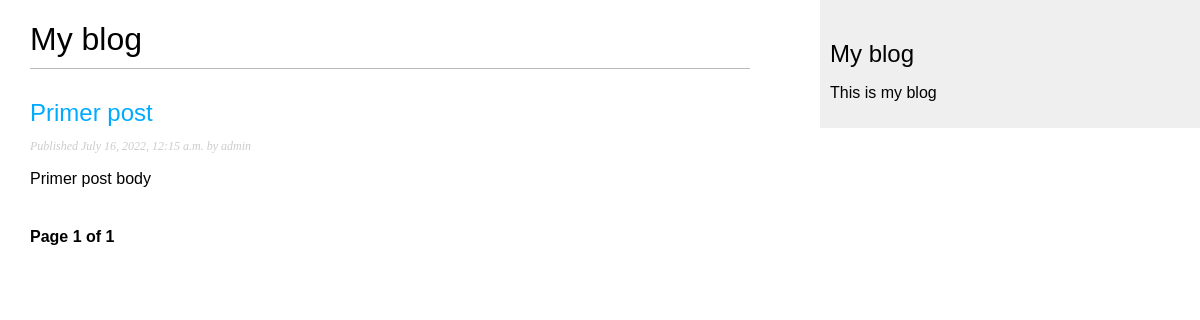
/blog/, run on an earlier commit of the app's database.
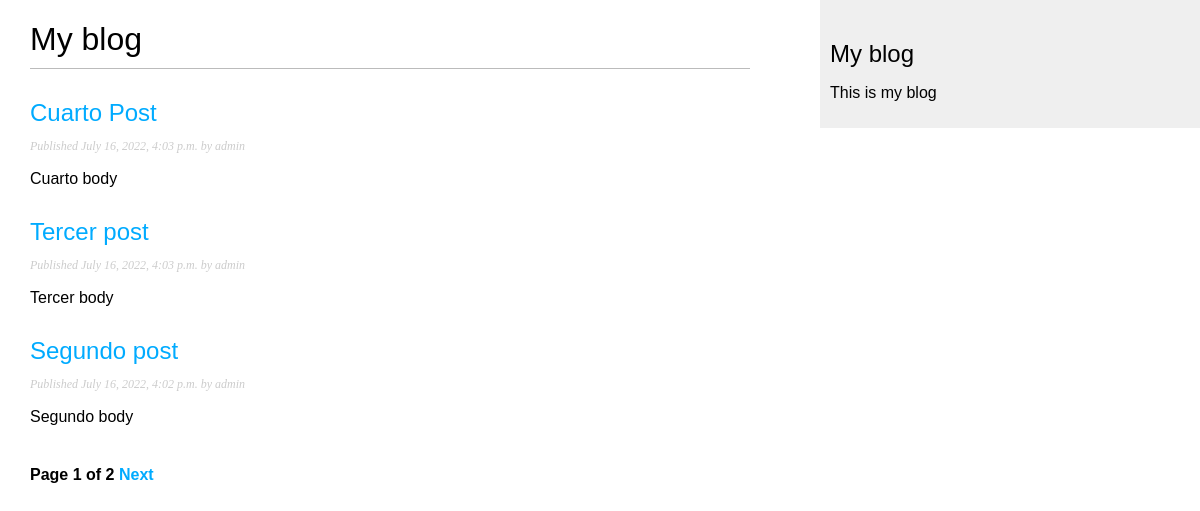
And on a later commit of the database.
### blog/models.py (models this page shows, shortened)
class Post(models.Model):
    STATUS_CHOICES = (
        ('draft', 'Draft'),
        ('published', 'Published'),
    )
    title = models.CharField(max_length=250)
    slug = models.SlugField(max_length=250,
                            unique_for_date='publish')
    author = models.ForeignKey(User,
                               on_delete=models.CASCADE,
                               related_name='blog_posts')
    body = models.TextField()
    publish = models.DateTimeField(default=timezone.now)
    created = models.DateTimeField(auto_now_add=True)
    updated = models.DateTimeField(auto_now=True)
    status = models.CharField(max_length=10,
                              choices=STATUS_CHOICES,
                              default='draft')
    objects = models.Manager() # The default manager.
    published = PublishedManager() # Our custom manager.
    class Meta:
        ordering = ('-publish',)
    def get_absolute_url(self):
        return reverse('blog:post_detail',
                       args=[self.publish.year,
                             self.publish.month,
                             self.publish.day,
                             self.slug])

### blog/views.py (the view)
# urls.py: path("", views.PostListView.as_view(), name="post_list"),
class PostListView(ListView):
    queryset = Post.published.all()
    context_object_name = "posts"
    paginate_by = 3
    template_name = "blog/post/list.html"

### blog/templates/blog/post/list.html (shortened to what this page needs)
{% extends "blog/base.html" %}
{% block content %}
    <h1>My blog</h1>
    {% for post in posts %}
        <h2>
            <a href="{{ post.get_absolute_url }}">{{post.title}}</a>
        </h2>
        <p class="date">
            Published {{post.publish}} by {{post.author}}
        </p>
        {{post.body|truncatewords:30|linebreaks}}
    {% endfor %}
    {% include "pagination.html" with page=page_obj %}
{% endblock %}

### blog/templates/blog/base.html (shortened to what this page needs)
{% load static %}
<!DOCTYPE html>
<html lang="en">
<head>
    <link rel="stylesheet" href="{% static 'css/blog.css' %}">
</head>
<body>
    <div id="content">
        {% block content %}
        {% endblock %}
    </div>
    <div id="sidebar">
        <h2>My blog</h2>
        <p>This is my blog</p>
    </div>
</body>
</html>

### blog/templates/pagination.html (shortened to what this page needs)
<div class="pagination">
    <span class="step-links">
        <span class="current">
            Page {{ page.number }} of {{ page.paginator.num_pages }}
        </span>
        {% if page.has_next %}
        <a href="?page={{ page.next_page_number }}">Next</a>
        {% endif %}
    </span>
</div>

### blog/static/css/blog.css (style rules this page uses)
body { margin:0; padding:0; font-family:helvetica, sans-serif; }
a { color:#00abff; text-decoration:none; }
h1 { font-weight:normal; border-bottom:1px solid #bbb; padding:0 0 10px 0; }
h2 { font-weight:normal; margin:30px 0 0; }
#content { float:left; width:60%; padding:0 0 0 30px; }
#sidebar { float:right; width:30%; padding:10px; background:#efefef; height:100%; }
p.date { color:#ccc; font-family: georgia, serif; font-size: 12px; font-style: italic; }
.pagination { margin:40px 0; font-weight:bold; }

What changed in the data, as far as the page shows it:
no longer on this page (row unchanged): Post: title "Primer post", publish "July 16, 2022, 12:15 a.m.", author "admin", body "Primer post body"
added Post: title "Cuarto Post", publish "July 16, 2022, 4:03 p.m.", author "admin", body "Cuarto body"
added Post: title "Tercer post", publish "July 16, 2022, 4:03 p.m.", author "admin", body "Tercer body"
added Post: title "Segundo post", publish "July 16, 2022, 4:02 p.m.", author "admin", body "Segundo body"
Also different on the page:
{{ page.paginator.num_pages }}: "1" → "2"
text now shown: "Next"
